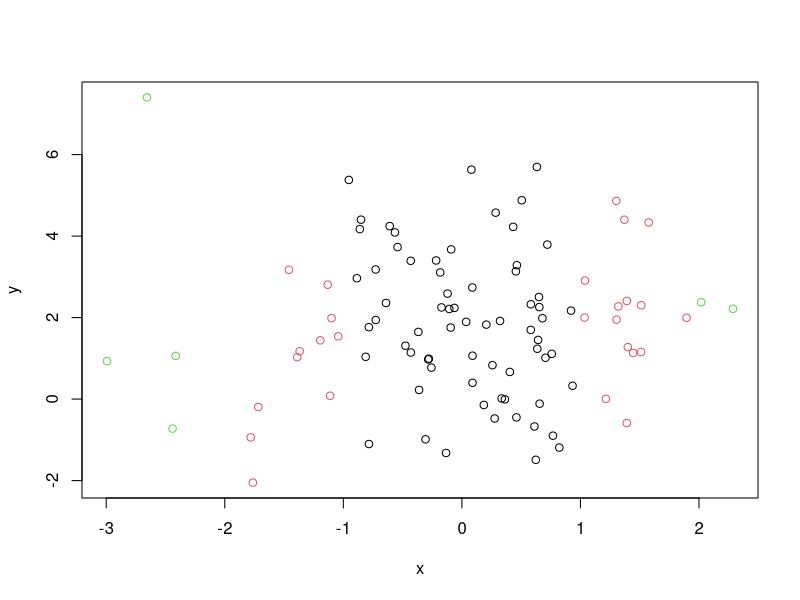

This figure's R source:
#' REPORT BASED ON ROXYGEN COMMENTS

#+ setup, include = FALSE
library(knitr)
opts_chunk$set(fig.path='figure/roxygen-')

# /* set a seed */
#+ echo = FALSE 
set.seed(42) 

#' simulate x and y vector 
x <- rnorm(100)
y <- rnorm(100, mean = 2, sd = 2)
#' plot the result
#+ fig.width = 5, fig.height = 4
plot(x, y, col = floor(abs(x) + 1))